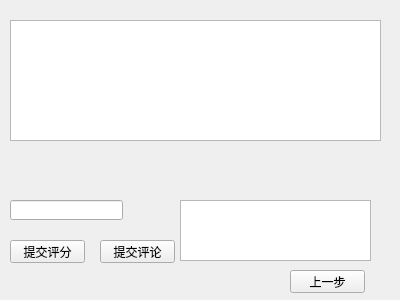
<?xml version="1.0" encoding="UTF-8"?>
<ui version="4.0">
 <class>book_show_rank</class>
 <widget class="QWidget" name="book_show_rank">
  <property name="geometry">
   <rect>
    <x>0</x>
    <y>0</y>
    <width>400</width>
    <height>300</height>
   </rect>
  </property>
  <property name="windowTitle">
   <string>Form</string>
  </property>
  <property name="styleSheet">
   <string notr="true"/>
  </property>
  <widget class="QTextBrowser" name="textBrowser">
   <property name="geometry">
    <rect>
     <x>10</x>
     <y>20</y>
     <width>371</width>
     <height>121</height>
    </rect>
   </property>
  </widget>
  <widget class="QLineEdit" name="lineEdit">
   <property name="geometry">
    <rect>
     <x>10</x>
     <y>200</y>
     <width>113</width>
     <height>20</height>
    </rect>
   </property>
  </widget>
  <widget class="QPushButton" name="pushButton">
   <property name="geometry">
    <rect>
     <x>10</x>
     <y>240</y>
     <width>75</width>
     <height>23</height>
    </rect>
   </property>
   <property name="text">
    <string>提交评分</string>
   </property>
  </widget>
  <widget class="QTextEdit" name="textEdit">
   <property name="geometry">
    <rect>
     <x>180</x>
     <y>200</y>
     <width>191</width>
     <height>61</height>
    </rect>
   </property>
  </widget>
  <widget class="QPushButton" name="pushButton_2">
   <property name="geometry">
    <rect>
     <x>100</x>
     <y>240</y>
     <width>75</width>
     <height>23</height>
    </rect>
   </property>
   <property name="text">
    <string>提交评论</string>
   </property>
  </widget>
  <widget class="QPushButton" name="pushButton_3">
   <property name="geometry">
    <rect>
     <x>290</x>
     <y>270</y>
     <width>75</width>
     <height>23</height>
    </rect>
   </property>
   <property name="text">
    <string>上一步</string>
   </property>
  </widget>
 </widget>
 <resources/>
 <connections/>
</ui>
